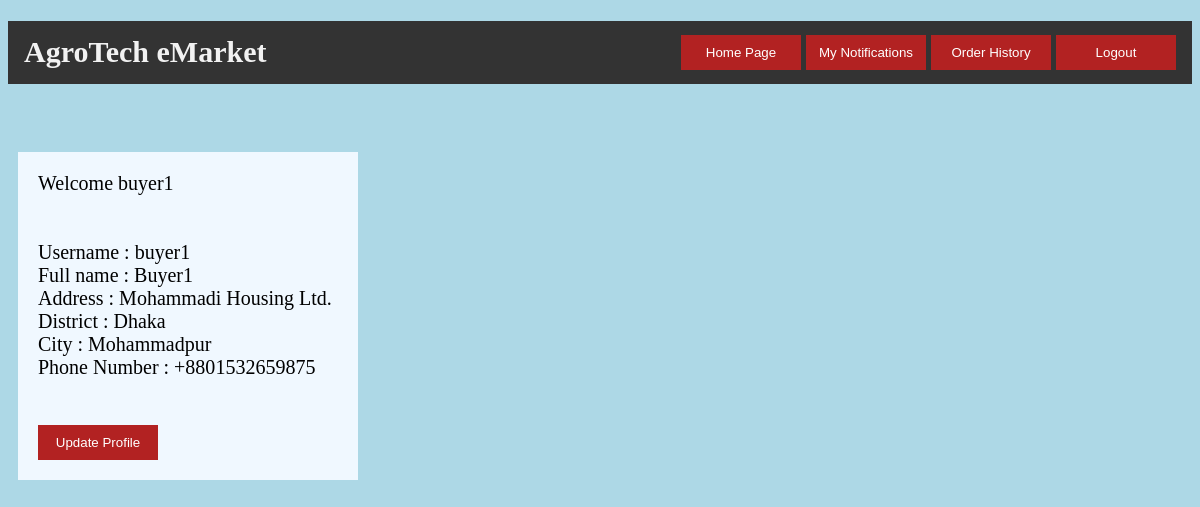
/profile.php (signed in), run on the app's committed database.
### tables this page shows
CREATE TABLE `buyer` (
  `b_username` varchar(25) NOT NULL,
  `password` varchar(100) NOT NULL,
  `Name` varchar(25) NOT NULL,
  `Address` varchar(50) NOT NULL,
  `Contact_no` int(10) NOT NULL,
  `District` varchar(25) NOT NULL,
  `City` varchar(25) NOT NULL
);

### profile.php (the view, shortened to what this page needs)
<?php
if(
    isset($_SESSION['username'])
    && isset($_SESSION['role'])
    && !empty($_SESSION['username'])
    && !empty($_SESSION['role'])
)
{
    $role = $_SESSION['role'];
    $username = $_SESSION['username'];
    ?>
    <!DOCTYPE html>
    <html lang="en">
        <head>
        </head>
        <body>
          <h1 class="header">
            <left>AgroTech eMarket</left>
            <right>
              <input id="button" type="button" value="Home Page" onclick="home()">
              <input id="button" type="button" value="My Notifications" onclick="notification()">
              <input id="button" type="button" value="Order History" onclick="orderhistory()">
              <input type="button" id="button" value="Logout" onclick="logoutfn();">
            </right>
          </h1>
        <br><br>
        <div id="box" style="font-size: 20px;margin: 10px;">Welcome <?php echo $username?>
        <br><br>
        <?php
        try{
            $conn=new PDO("mysql:host=localhost:3306;dbname=eMarket;","root","");
            $conn->setAttribute(PDO::ATTR_ERRMODE, PDO::ERRMODE_EXCEPTION);
            $signupquery="SELECT * FROM ".$role." WHERE ".$role[0]."_username = '".$username."'";
            $returnobj = $conn->query($signupquery);
            $returntable = $returnobj->fetchAll();
            if($returnobj->rowCount() == 1)
            {
                foreach($returntable as $row){
                ?><br><?php
                echo "Username : ".$row[$role[0].'_username'];
                ?><br><?php
                echo "Full name : ".$row['Name'];
                ?><br><?php
                echo "Address : ".$row['Address'];
                ?><br><?php
                echo "District : ".$row['District'];
                ?><br><?php
                echo "City : ".$row['City'];
                ?><br><?php
                echo "Phone Number : +880".$row['Contact_no'];
                  ?><br><?php
            }
            }
        }
        catch(PDOException $ex){
            ?>
                <script>location.assign("login.php");</script>
            <?php
        }
        ?>
        <br>
        <br><br>
        <input id="button" type="button" value="Update Profile" onclick="update();">
        </div>
        <br>
        </body>
    </html>
    <?php
}
else
{
    ?>
            <script>location.assign("login.php");</script>
    <?php
}
?>

### profile.php (style rules this page uses)
body { background-color: lightblue; }
#button { padding: 10px; width: 120px; color: white; background-color: FireBrick; border: none; }
#box { background-color: AliceBlue; margin: auto; width: 300px; padding: 20px; }
.header { background-color: #333; overflow: hidden; }
.header left { float: left; color: #f2f2f2; text-align: center; padding: 14px 16px; text-decoration: none; font-size: 30px; }
.header right { float: right; color: #f2f2f2; text-align: center; padding: 14px 16px; text-decoration: none; font-size: 20px; }

### data on the page
buyer: b_username "buyer1", Name "Buyer1", Address "Mohammadi Housing Ltd.", District "Dhaka", City "Mohammadpur", Contact_no "1532659875"

### other printed values
$username "buyer1"
